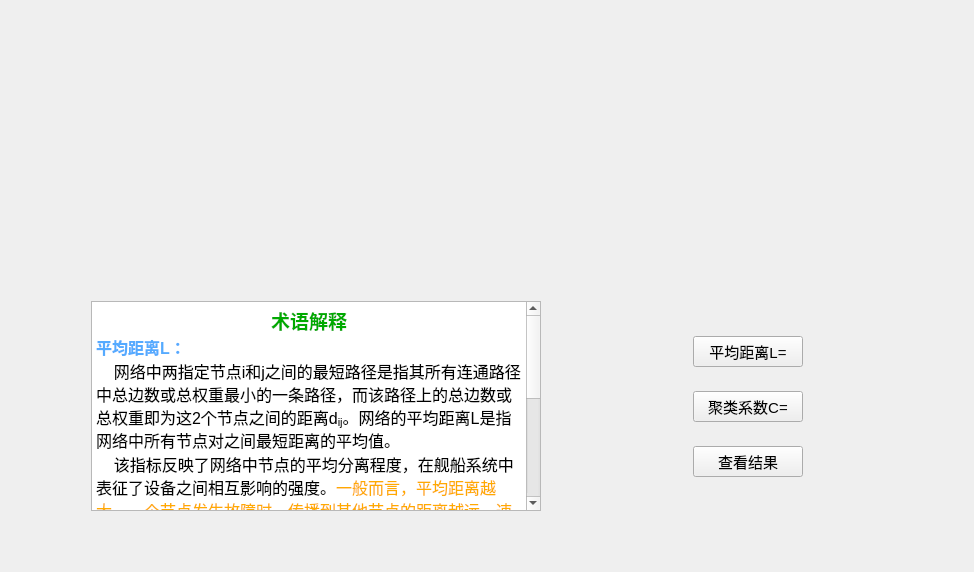
         <widget class="QWidget" name="page_3">
          <layout class="QGridLayout" name="gridLayout_18">
           <item row="0" column="0">
            <layout class="QVBoxLayout" name="verticalLayout_15" stretch="0,1,0">
             <item>
              <spacer name="verticalSpacer">
               <property name="orientation">
                <enum>Qt::Vertical</enum>
               </property>
               <property name="sizeType">
                <enum>QSizePolicy::Preferred</enum>
               </property>
               <property name="sizeHint" stdset="0">
                <size>
                 <width>20</width>
                 <height>10</height>
                </size>
               </property>
              </spacer>
             </item>
             <item>
              <layout class="QHBoxLayout" name="horizontalLayout_9">
               <item>
                <spacer name="horizontalSpacer_14">
                 <property name="orientation">
                  <enum>Qt::Horizontal</enum>
                 </property>
                 <property name="sizeType">
                  <enum>QSizePolicy::Preferred</enum>
                 </property>
                 <property name="sizeHint" stdset="0">
                  <size>
                   <width>150</width>
                   <height>20</height>
                  </size>
                 </property>
                </spacer>
               </item>
               <item>
                <layout class="QVBoxLayout" name="verticalLayout_13">
                 <item>
                  <spacer name="verticalSpacer_10">
                   <property name="orientation">
                    <enum>Qt::Vertical</enum>
                   </property>
                   <property name="sizeType">
                    <enum>QSizePolicy::Fixed</enum>
                   </property>
                   <property name="sizeHint" stdset="0">
                    <size>
                     <width>30</width>
                     <height>4</height>
                    </size>
                   </property>
                  </spacer>
                 </item>
                 <item>
                  <widget class="QLabel" name="label_tuoputu_3">
                   <property name="sizePolicy">
                    <sizepolicy hsizetype="Expanding" vsizetype="Expanding">
                     <horstretch>0</horstretch>
                     <verstretch>0</verstretch>
                    </sizepolicy>
                   </property>
                   <property name="minimumSize">
                    <size>
                     <width>520</width>
                     <height>270</height>
                    </size>
                   </property>
                   <property name="text">
                    <string/>
                   </property>
                  </widget>
                 </item>
                </layout>
               </item>
               <item>
                <spacer name="horizontalSpacer_15">
                 <property name="orientation">
                  <enum>Qt::Horizontal</enum>
                 </property>
                 <property name="sizeType">
                  <enum>QSizePolicy::Preferred</enum>
                 </property>
                 <property name="sizeHint" stdset="0">
                  <size>
                   <width>150</width>
                   <height>20</height>
                  </size>
                 </property>
                </spacer>
               </item>
              </layout>
             </item>
             <item>
              <layout class="QHBoxLayout" name="horizontalLayout_13">
               <item>
                <spacer name="horizontalSpacer_19">
                 <property name="orientation">
                  <enum>Qt::Horizontal</enum>
                 </property>
                 <property name="sizeType">
                  <enum>QSizePolicy::Preferred</enum>
                 </property>
                 <property name="sizeHint" stdset="0">
                  <size>
                   <width>80</width>
                   <height>20</height>
                  </size>
                 </property>
                </spacer>
               </item>
               <item>
                <widget class="QTextEdit" name="textEdit_5">
                 <property name="minimumSize">
                  <size>
                   <width>450</width>
                   <height>210</height>
                  </size>
                 </property>
                 <property name="contextMenuPolicy">
                  <enum>Qt::NoContextMenu</enum>
                 </property>
                 <property name="layoutDirection">
                  <enum>Qt::LeftToRight</enum>
                 </property>
                 <property name="html">
                  <string>&lt;!DOCTYPE HTML PUBLIC &quot;-//W3C//DTD HTML 4.0//EN&quot; &quot;http://www.w3.org/TR/REC-html40/strict.dtd&quot;&gt;
&lt;html&gt;&lt;head&gt;&lt;meta name=&quot;qrichtext&quot; content=&quot;1&quot; /&gt;&lt;style type=&quot;text/css&quot;&gt;
p, li { white-space: pre-wrap; }
&lt;/style&gt;&lt;/head&gt;&lt;body style=&quot; font-family:'SimSun'; font-size:12pt; font-weight:400; font-style:normal;&quot;&gt;
&lt;p align=&quot;center&quot; style=&quot; margin-top:0px; margin-bottom:0px; margin-left:0px; margin-right:0px; -qt-block-indent:0; text-indent:0px;&quot;&gt;&lt;span style=&quot; font-size:14pt; font-weight:600; color:#00aa00;&quot;&gt;术语解释&lt;/span&gt;&lt;/p&gt;
&lt;p style=&quot; margin-top:0px; margin-bottom:0px; margin-left:0px; margin-right:0px; -qt-block-indent:0; text-indent:0px;&quot;&gt;&lt;span style=&quot; font-weight:600; color:#55aaff;&quot;&gt;平均距离L：&lt;/span&gt;&lt;/p&gt;
&lt;p style=&quot; margin-top:0px; margin-bottom:0px; margin-left:0px; margin-right:0px; -qt-block-indent:0; text-indent:0px;&quot;&gt;&lt;span style=&quot; font-family:'宋体';&quot;&gt;    网络中两指定节点&lt;/span&gt;&lt;span style=&quot; font-family:'Times New Roman,serif';&quot;&gt;i&lt;/span&gt;&lt;span style=&quot; font-family:'宋体';&quot;&gt;和&lt;/span&gt;&lt;span style=&quot; font-family:'Times New Roman,serif';&quot;&gt;j&lt;/span&gt;&lt;span style=&quot; font-family:'宋体';&quot;&gt;之间的最短路径是指其所有连通路径中总边数或总权重最小的一条路径，而该路径上的总边数或总权重即为这&lt;/span&gt;&lt;span style=&quot; font-family:'Times New Roman,serif';&quot;&gt;2&lt;/span&gt;&lt;span style=&quot; font-family:'宋体';&quot;&gt;个节点之间的距离&lt;/span&gt;&lt;span style=&quot; font-family:'Times New Roman,serif';&quot;&gt;d&lt;/span&gt;&lt;span style=&quot; font-family:'Times New Roman,serif'; vertical-align:sub;&quot;&gt;ij&lt;/span&gt;&lt;span style=&quot; font-family:'宋体';&quot;&gt;。网络的平均距离&lt;/span&gt;&lt;span style=&quot; font-family:'Times New Roman,serif';&quot;&gt;L&lt;/span&gt;&lt;span style=&quot; font-family:'宋体';&quot;&gt;是指网络中所有节点对之间最短距离的平均值。&lt;/span&gt;&lt;/p&gt;
&lt;p style=&quot; margin-top:0px; margin-bottom:0px; margin-left:0px; margin-right:0px; -qt-block-indent:0; text-indent:0px;&quot;&gt;&lt;span style=&quot; font-family:'宋体';&quot;&gt;    该指标反映了网络中节点的平均分离程度，在舰船系统中表征了设备之间相互影响的强度。&lt;/span&gt;&lt;span style=&quot; font-family:'宋体'; color:#ffaa00;&quot;&gt;一般而言，平均距离越大，一个节点发生故障时，传播到其他节点的距离越远、速度越慢，影响越小。&lt;/span&gt;&lt;/p&gt;
&lt;p style=&quot;-qt-paragraph-type:empty; margin-top:0px; margin-bottom:0px; margin-left:0px; margin-right:0px; -qt-block-indent:0; text-indent:0px; font-family:'宋体';&quot;&gt;&lt;br /&gt;&lt;/p&gt;
&lt;p style=&quot; margin-top:0px; margin-bottom:0px; margin-left:0px; margin-right:0px; -qt-block-indent:0; text-indent:0px;&quot;&gt;&lt;span style=&quot; font-weight:600; color:#00aaff;&quot;&gt;聚类系数C：&lt;/span&gt;&lt;/p&gt;
&lt;p style=&quot; margin-top:0px; margin-bottom:0px; margin-left:0px; margin-right:0px; -qt-block-indent:0; text-indent:0px;&quot;&gt;&lt;span style=&quot; font-family:'宋体';&quot;&gt;    假设网络中某一个节点&lt;/span&gt;&lt;span style=&quot; font-family:'Times New Roman,serif';&quot;&gt;i&lt;/span&gt;&lt;span style=&quot; font-family:'宋体';&quot;&gt;有&lt;/span&gt;&lt;span style=&quot; font-family:'Times New Roman,serif';&quot;&gt;k&lt;/span&gt;&lt;span style=&quot; font-family:'Times New Roman,serif'; vertical-align:sub;&quot;&gt;i&lt;/span&gt;&lt;span style=&quot; font-family:'宋体';&quot;&gt;条边将它与其他节点相连，则这个节点与其他节点连接的边数&lt;/span&gt;&lt;a name=&quot;_x0000_i1025&quot;&gt;&lt;/a&gt;&lt;span style=&quot; font-family:'宋体';&quot;&gt;和&lt;/span&gt;&lt;span style=&quot; font-family:'宋体';&quot;&gt;此节点与相邻节点的所有可能的连接边数之比即为节点&lt;/span&gt;&lt;span style=&quot; font-family:'Times New Roman,serif';&quot;&gt;i&lt;/span&gt;&lt;span style=&quot; font-family:'宋体';&quot;&gt;的聚类系数。&lt;/span&gt;&lt;/p&gt;
&lt;p style=&quot; margin-top:0px; margin-bottom:0px; margin-left:0px; margin-right:0px; -qt-block-indent:0; text-indent:0px;&quot;&gt;&lt;span style=&quot; font-family:'宋体';&quot;&gt;    该指标描述了网络中某一节点的相邻节点之间也互为相邻节点的比例，也就是网络中聚类结构的完美程度。&lt;/span&gt;&lt;span style=&quot; font-family:'宋体'; color:#ffaa00;&quot;&gt;一般而言，聚类系数越大，一个节点发生故障时，传播到其它节点的个数越多，影响越大。&lt;/span&gt;&lt;/p&gt;&lt;/body&gt;&lt;/html&gt;</string>
                 </property>
                </widget>
               </item>
               <item>
                <spacer name="horizontalSpacer_21">
                 <property name="orientation">
                  <enum>Qt::Horizontal</enum>
                 </property>
                 <property name="sizeType">
                  <enum>QSizePolicy::Preferred</enum>
                 </property>
                 <property name="sizeHint" stdset="0">
                  <size>
                   <width>40</width>
                   <height>20</height>
                  </size>
                 </property>
                </spacer>
               </item>
               <item>
                <layout class="QVBoxLayout" name="verticalLayout_14">
                 <item>
                  <spacer name="verticalSpacer_12">
                   <property name="orientation">
                    <enum>Qt::Vertical</enum>
                   </property>
                   <property name="sizeHint" stdset="0">
                    <size>
                     <width>20</width>
                     <height>18</height>
                    </size>
                   </property>
                  </spacer>
                 </item>
                 <item>
                  <layout class="QHBoxLayout" name="horizontalLayout_10">
                   <item>
                    <widget class="QLabel" name="label_dL">
                     <property name="minimumSize">
                      <size>
                       <width>100</width>
                       <height>20</height>
                      </size>
                     </property>
                     <property name="font">
                      <font>
                       <pointsize>12</pointsize>
                      </font>
                     </property>
                     <property name="text">
                      <string/>
                     </property>
                    </widget>
                   </item>
                   <item>
                    <widget class="QPushButton" name="pushButton_faultPropagationL">
                     <property name="minimumSize">
                      <size>
                       <width>110</width>
                       <height>27</height>
                      </size>
                     </property>
                     <property name="font">
                      <font>
                       <pointsize>11</pointsize>
                      </font>
                     </property>
                     <property name="text">
                      <string>平均距离L=</string>
                     </property>
                    </widget>
                   </item>
                   <item>
                    <spacer name="horizontalSpacer_16">
                     <property name="orientation">
                      <enum>Qt::Horizontal</enum>
                     </property>
                     <property name="sizeType">
                      <enum>QSizePolicy::Preferred</enum>
                     </property>
                     <property name="sizeHint" stdset="0">
                      <size>
                       <width>40</width>
                       <height>20</height>
                      </size>
                     </property>
                    </spacer>
                   </item>
                  </layout>
                 </item>
                 <item>
                  <spacer name="verticalSpacer_13">
                   <property name="orientation">
                    <enum>Qt::Vertical</enum>
                   </property>
                   <property name="sizeType">
                    <enum>QSizePolicy::Preferred</enum>
                   </property>
                   <property name="sizeHint" stdset="0">
                    <size>
                     <width>20</width>
                     <height>18</height>
                    </size>
                   </property>
                  </spacer>
                 </item>
                 <item>
                  <layout class="QHBoxLayout" name="horizontalLayout_11">
                   <item>
                    <widget class="QLabel" name="label_dC">
                     <property name="minimumSize">
                      <size>
                       <width>100</width>
                       <height>20</height>
                      </size>
                     </property>
                     <property name="font">
                      <font>
                       <pointsize>12</pointsize>
                      </font>
                     </property>
                     <property name="text">
                      <string/>
                     </property>
                    </widget>
                   </item>
                   <item>
                    <widget class="QPushButton" name="pushButton_faultPropagationC">
                     <property name="minimumSize">
                      <size>
                       <width>110</width>
                       <height>27</height>
                      </size>
                     </property>
                     <property name="font">
                      <font>
                       <pointsize>11</pointsize>
                      </font>
                     </property>
                     <property name="text">
                      <string>聚类系数C=</string>
                     </property>
                    </widget>
                   </item>
                   <item>
                    <spacer name="horizontalSpacer_17">
                     <property name="orientation">
                      <enum>Qt::Horizontal</enum>
                     </property>
                     <property name="sizeType">
                      <enum>QSizePolicy::Preferred</enum>
                     </property>
                     <property name="sizeHint" stdset="0">
                      <size>
                       <width>40</width>
                       <height>20</height>
                      </size>
                     </property>
                    </spacer>
                   </item>
                  </layout>
                 </item>
                 <item>
                  <spacer name="verticalSpacer_14">
                   <property name="orientation">
                    <enum>Qt::Vertical</enum>
                   </property>
                   <property name="sizeType">
                    <enum>QSizePolicy::Preferred</enum>
                   </property>
                   <property name="sizeHint" stdset="0">
                    <size>
                     <width>20</width>
                     <height>18</height>
                    </size>
                   </property>
                  </spacer>
                 </item>
                 <item>
                  <layout class="QHBoxLayout" name="horizontalLayout_12">
                   <item>
                    <widget class="QLabel" name="label_faultPropagationResult">
                     <property name="minimumSize">
                      <size>
                       <width>100</width>
                       <height>20</height>
                      </size>
                     </property>
                     <property name="font">
                      <font>
                       <pointsize>12</pointsize>
                      </font>
                     </property>
                     <property name="text">
                      <string/>
                     </property>
                    </widget>
                   </item>
                   <item>
                    <widget class="QPushButton" name="pushButton_checkGuzhangRes">
                     <property name="minimumSize">
                      <size>
                       <width>110</width>
                       <height>27</height>
                      </size>
                     </property>
                     <property name="font">
                      <font>
                       <pointsize>11</pointsize>
                      </font>
                     </property>
                     <property name="text">
                      <string>查看结果</string>
                     </property>
                    </widget>
                   </item>
                   <item>
                    <spacer name="horizontalSpacer_18">
                     <property name="orientation">
                      <enum>Qt::Horizontal</enum>
                     </property>
                     <property name="sizeType">
                      <enum>QSizePolicy::Preferred</enum>
                     </property>
                     <property name="sizeHint" stdset="0">
                      <size>
                       <width>40</width>
                       <height>20</height>
                      </size>
                     </property>
                    </spacer>
                   </item>
                  </layout>
                 </item>
                 <item>
                  <spacer name="verticalSpacer_15">
                   <property name="orientation">
                    <enum>Qt::Vertical</enum>
                   </property>
                   <property name="sizeHint" stdset="0">
                    <size>
                     <width>20</width>
                     <height>18</height>
                    </size>
                   </property>
                  </spacer>
                 </item>
                </layout>
               </item>
               <item>
                <spacer name="horizontalSpacer_20">
                 <property name="orientation">
                  <enum>Qt::Horizontal</enum>
                 </property>
                 <property name="sizeType">
                  <enum>QSizePolicy::Preferred</enum>
                 </property>
                 <property name="sizeHint" stdset="0">
                  <size>
                   <width>120</width>
                   <height>20</height>
                  </size>
                 </property>
                </spacer>
               </item>
              </layout>
             </item>
            </layout>
           </item>
           <item row="1" column="0">
            <spacer name="verticalSpacer_11">
             <property name="orientation">
              <enum>Qt::Vertical</enum>
             </property>
             <property name="sizeType">
              <enum>QSizePolicy::Preferred</enum>
             </property>
             <property name="sizeHint" stdset="0">
              <size>
               <width>20</width>
               <height>50</height>
              </size>
             </property>
            </spacer>
           </item>
          </layout>
         </widget>
